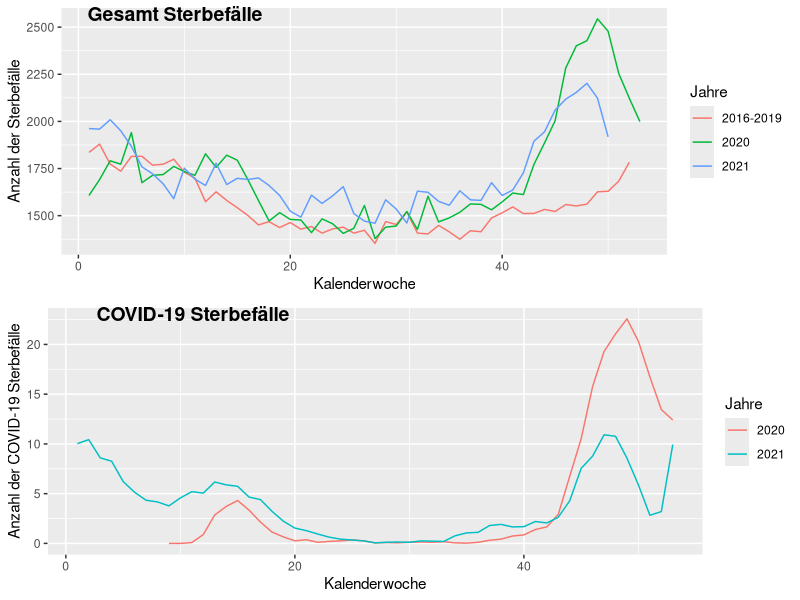

Recreate this plot in R.
library(tidyverse)
library(ggpubr)

library(readxl)
deaths_2016_2021 <- read_excel("deaths_2016_2021.xlsx", 
                               col_names = FALSE, skip = 4)

library(lubridate)

cols <- c("year_kw", 
          "kw", 
          "overall", 
          "0_64_overall", 
          "65_more_overall",
          "men_overall",
          "0_64_men_overall",
          "65_more_men_overall",
          "women_overall",
          "0_64_women_overall",
          "65_more_women_overall")

names(deaths_2016_2021) <- cols

deaths_2016_2021 <- deaths_2016_2021 %>%
  filter(!is.na(overall)) %>%
  select(-kw) %>%
  mutate(year = str_sub(year_kw, 1, 4)) %>%
  mutate(kw = str_sub(year_kw, 5, 6)) %>%
  mutate(year_group = if_else(year == 2021, "2021", if_else(year == 2020, "2020", "2016-2019")))

covid_data <- read_delim("CovidFaelle_Timeline.csv", 
                         ";", escape_double = FALSE, trim_ws = TRUE)

covid_death_data <- covid_data %>%
  select(date = Time, deaths = AnzahlTotTaeglich) %>%
  mutate(date = dmy_hms(date)) %>%
  mutate(year = format(date, "%Y")) %>%
  mutate(week_number = format(date, "%V"))

# Durchschnittliche Todesfälle 2021, 2021, 2016-2019
avg_overall <- deaths_2016_2021 %>%
  group_by(year_group) %>%
  summarise(avg_deaths = mean(overall))

# Comparison of deaths by week number
avg_week_overall <- deaths_2016_2021 %>%
  group_by(year_group, kw) %>%
  summarise(avg_week_deaths = mean(overall)) %>%
  ungroup()

a <- ggplot(avg_week_overall) +
  geom_line(mapping = aes(x = as.numeric(kw), 
                          y = avg_week_deaths, 
                          group = factor(year_group),
                          colour = factor(year_group))) +
  ylab("Anzahl der Sterbefälle") +
  xlab("Kalenderwoche") + 
  labs(color='Jahre') 

# Comparison of covid deaths by week number of 2020 and 2021
avg_week_covid_deaths <- covid_death_data %>%
  group_by(year, week_number) %>%
  summarise(avg_covid_deaths = mean(deaths)) %>%
  ungroup() %>%
  filter(year < "2022")

b <- ggplot(avg_week_covid_deaths) +
  geom_line(mapping = aes(x = as.numeric(week_number), 
                          y = avg_covid_deaths, 
                          group = factor(year),
                          colour = factor(year))) +
  ylab("Anzahl der COVID-19 Sterbefälle") +
  xlab("Kalenderwoche") + 
  labs(color='Jahre') 



ggarrange(a, b, ncol = 1, nrow = 2, align = "h", labels = c("Gesamt Sterbefälle", "COVID-19 Sterbefälle"))





